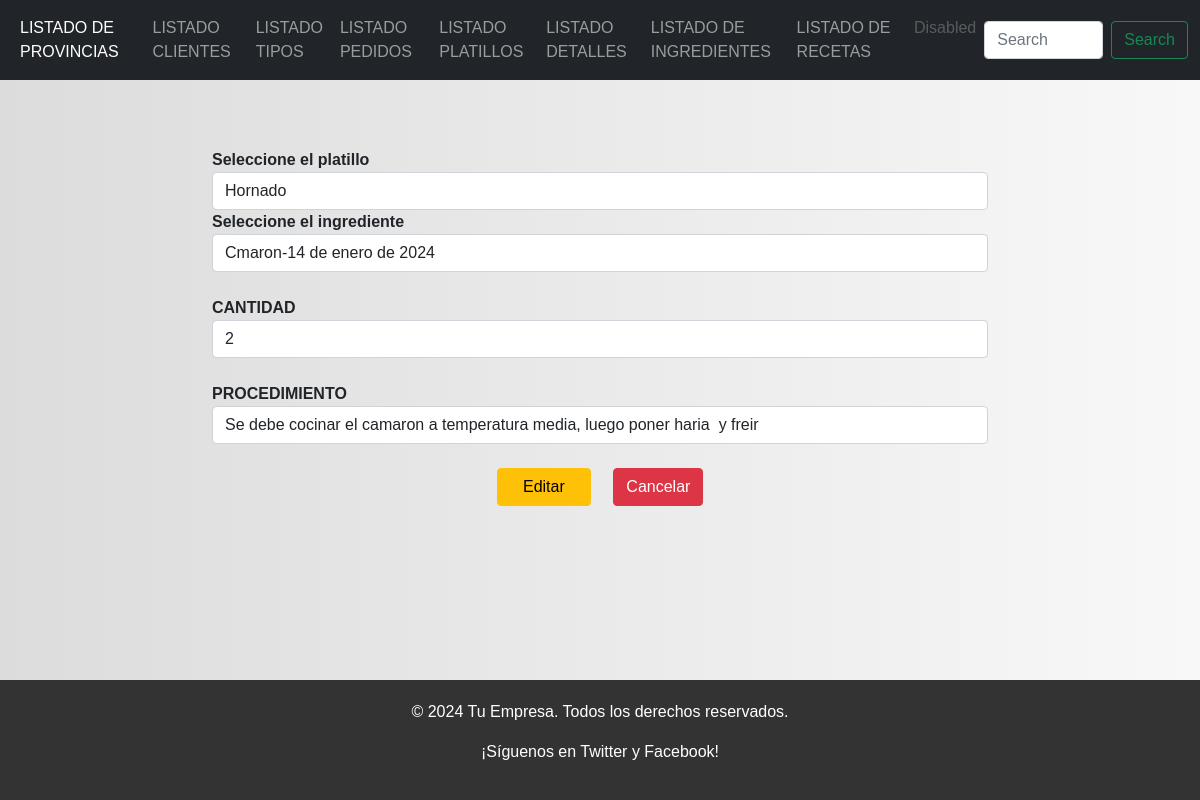
The app's page /editarReceta/1 with its own data.
### Aplicaciones/Facturacion/models.py (models this page shows, shortened)
class Receta(models.Model):
    id_bg = models.AutoField(primary_key=True)
    cantidad_bg = models.CharField(max_length=100)
    procedimiento_bg = models.CharField(max_length=500)
    platillo_bg = models.ForeignKey(Platillo, on_delete=models.PROTECT)
    ingrediente_bg = models.ForeignKey(Ingrediente, null=True, blank=True, on_delete=models.PROTECT)

### Aplicaciones/Facturacion/views.py (the view)
# urls.py: path('editarReceta/<id_bg>' ,views.editarReceta),
def editarReceta(request, id_bg):
    recetaEditar=Receta.objects.get(id_bg=id_bg)
    recetasBdd=Receta.objects.all()
    platilloBdd=Platillo.objects.all()
    ingredienteBdd=Ingrediente.objects.all()
    return  render(request, 'editarReceta.html',{'receta':recetaEditar,'recetas':recetasBdd, 'platillos':platilloBdd, 'ingredientes':ingredienteBdd})

### Aplicaciones/Facturacion/templates/editarReceta.html (shortened to what this page needs)
{% extends "./plantilla.html" %}
{% load static %}
{% block contenido %}
<div class="row">
  <div class="col-md-2">
  </div>
  <div class="col-md-8">
    <br> <br>
    <form class="" action="/procesarActualizacionReceta/" method="post">
      <b>Seleccione el platillo</b>
      <select class="form-control" name="id_platillo" id="id_platillo" required>
        {% for platillo in platillos %}
        <option value="{{platillo.id_bg}}">{{platillo.nombre_bg}}  </option>
        {% endfor %}
      </select>
      <b>Seleccione el ingrediente</b>
      <select class="form-control" name="id_ingrediente" id="id_ingrediente" required>
        {% for ingrediente in ingredientes %}
        <option value="{{ingrediente.id_bg}}">{{ingrediente.nombre_bg}}-{{ingrediente.fecha_caducidad_bg}}  </option>
        {% endfor %}
      </select>
<br>
<b>CANTIDAD</b>
<br>
<input type="number" name="cantidad_bg" id="cantidad_bg"
       value="{{receta.cantidad_bg}}" placeholder="Ingrese la cantidad"
       class="form-control" required>
<br>
      <b>PROCEDIMIENTO</b>
      <br>
      <input type="text" name="procedimiento_bg" id="procedimiento_bg"
             value="{{receta.procedimiento_bg}}" placeholder="Ingrese el procedimiento"
             class="form-control" required>
      <br>
      <center>
        <button type="submit" name="button"
                class="btn btn-warning">
          &nbsp;&nbsp;&nbsp;Editar&nbsp;&nbsp;&nbsp;
        </button>&nbsp;&nbsp;&nbsp;&nbsp;
        <a href="/"
           class="btn btn-danger">
          Cancelar
        </a>
      </center>
    </form>
  </div>
</div>
{% endblock %}

### restaurantebg/static/css/principal.css (style rules this page uses)
body { margin: 0; padding: 0; font-family: Arial, sans-serif; background: linear-gradient(to right, #dcdcdc, #f8f8f8); }
.row { margin: 20px 0; }

### records on screen
Receta: cantidad_bg "2", procedimiento_bg "Se debe cocinar el camaron a temperatura media, luego poner haria y freir"

### other values on screen
form field id_platillo "Hornado"
form field id_ingrediente "Cmaron-14 de enero de 2024"
